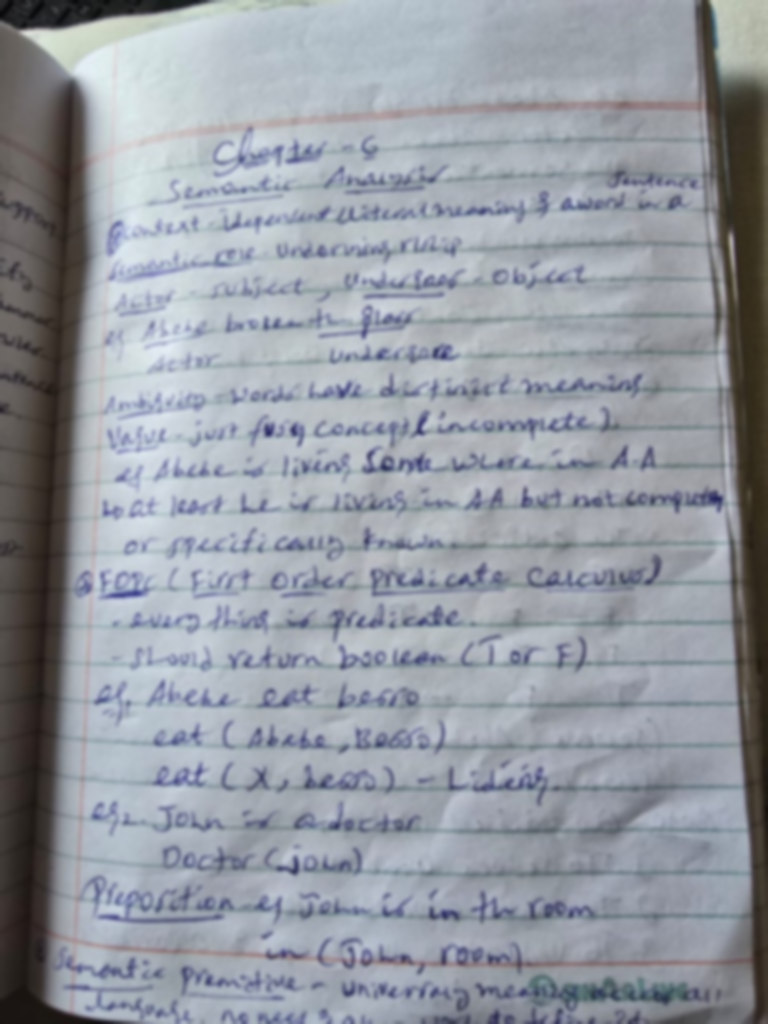
#> input picture Image Analysis/inputs/case1_document.png, 768 x 1024 px
$ python spatial_filtering_project.py   (older library calls are emulated)
#> lines starting #> are read from the running program, lines starting #| are printed output that depends on the picture
"""Spatial image filtering mini-project: runnable solutions for all eight cases.

Run ``python spatial_filtering_project.py`` to create the original-image copies,
processed images, comparison figures, and Case 8 metric table under ``outputs``.
Optional replacement images can be placed in ``inputs`` using the filenames
listed in README.md. Public sample images from scikit-image are used otherwise.
"""

from __future__ import annotations

import argparse
import csv
from pathlib import Path

import cv2
import matplotlib.pyplot as plt
import numpy as np
from skimage import data


ROOT = Path(__file__).resolve().parent
OUTPUT = ROOT / "outputs"
ORIGINALS = OUTPUT / "originals"
RESULTS = OUTPUT / "results"
FIGURES = OUTPUT / "figures"
RNG = np.random.default_rng(2026)

FILTER_NAMES = ("Mean", "Gaussian", "Median", "Bilateral")


def as_uint8(image: np.ndarray) -> np.ndarray:
    """Convert sample data or loaded images to uint8 without changing uint8 data."""
    if image.dtype == np.uint8:
        return image
    image = np.asarray(image)
    if np.issubdtype(image.dtype, np.floating):
        if image.size and float(np.nanmax(image)) <= 1.0:
            image = image * 255.0
        image = np.nan_to_num(image, nan=0.0, posinf=255.0, neginf=0.0)
    return np.clip(image, 0, 255).astype(np.uint8)


def load_image(key: str, sample_factory, input_dir: Path) -> np.ndarray:
    """Load an optional user image or use a public scikit-image sample."""
    for extension in (".png", ".jpg", ".jpeg", ".tif", ".tiff", ".bmp"):
        candidate = input_dir / f"{key}{extension}"
        if candidate.is_file():
            image = cv2.imread(str(candidate), cv2.IMREAD_COLOR)
            if image is None:
                raise ValueError(f"Could not read input image: {candidate}")
            return cv2.cvtColor(image, cv2.COLOR_BGR2RGB)
    return as_uint8(sample_factory())


def save_image(path: Path, image: np.ndarray) -> None:
    path.parent.mkdir(parents=True, exist_ok=True)
    image = as_uint8(image)
    if image.ndim == 3:
        image = cv2.cvtColor(image, cv2.COLOR_RGB2BGR)
    if not cv2.imwrite(str(path), image):
        raise OSError(f"Could not save image: {path}")


def gray(image: np.ndarray) -> np.ndarray:
    if image.ndim == 2:
        return image
    return cv2.cvtColor(image, cv2.COLOR_RGB2GRAY)


def plot_grid(title: str, panels: list[tuple[str, np.ndarray]], path: Path,
              columns: int = 3, cmap: str | None = None) -> None:
    rows = (len(panels) + columns - 1) // columns
    fig, axes = plt.subplots(rows, columns, figsize=(5 * columns, 4 * rows),
                             squeeze=False)
    for ax, (label, image) in zip(axes.flat, panels):
        ax.imshow(image, cmap=cmap if image.ndim == 2 else None,
                  vmin=0 if image.ndim == 2 else None,
                  vmax=255 if image.ndim == 2 else None)
        ax.set_title(label)
        ax.axis("off")
    for ax in axes.flat[len(panels):]:
        ax.axis("off")
    fig.suptitle(title, fontsize=15)
    fig.tight_layout()
    path.parent.mkdir(parents=True, exist_ok=True)
    fig.savefig(path, dpi=160, bbox_inches="tight")
    plt.close(fig)


def add_gaussian_noise(image: np.ndarray, sigma: float) -> np.ndarray:
    noisy = image.astype(np.float32) + RNG.normal(0.0, sigma, image.shape)
    return np.clip(noisy, 0, 255).astype(np.uint8)


def add_salt_pepper_noise(image: np.ndarray, amount: float) -> np.ndarray:
    noisy = image.copy()
    mask = RNG.random(image.shape[:2])
    noisy[mask < amount / 2] = 0
    noisy[(mask >= amount / 2) & (mask < amount)] = 255
    return noisy


def laplacian_sharpen(image: np.ndarray) -> np.ndarray:
    lap = cv2.Laplacian(image, cv2.CV_32F, ksize=3)
    return np.clip(image.astype(np.float32) - 0.7 * lap, 0, 255).astype(np.uint8)


def unsharp_mask(image: np.ndarray, amount: float = 1.5) -> np.ndarray:
    blurred = cv2.GaussianBlur(image, (0, 0), sigmaX=1.2)
    return cv2.addWeighted(image, 1.0 + amount, blurred, -amount, 0)


def sobel_edges(image: np.ndarray) -> np.ndarray:
    dx = cv2.Sobel(image, cv2.CV_32F, 1, 0, ksize=3)
    dy = cv2.Sobel(image, cv2.CV_32F, 0, 1, ksize=3)
    return cv2.convertScaleAbs(cv2.magnitude(dx, dy))


def prewitt_edges(image: np.ndarray) -> np.ndarray:
    kernel_x = np.array([[-1, 0, 1], [-1, 0, 1], [-1, 0, 1]], np.float32)
    kernel_y = np.array([[1, 1, 1], [0, 0, 0], [-1, -1, -1]], np.float32)
    dx = cv2.filter2D(image, cv2.CV_32F, kernel_x)
    dy = cv2.filter2D(image, cv2.CV_32F, kernel_y)
    return cv2.convertScaleAbs(cv2.magnitude(dx, dy))


# [13 lines left out: functions spatial_filters, mse_psnr, not called in this run]


def run_case_1(input_dir: Path) -> None:
    image = load_image("case1_document", data.page, input_dir)
    grayscale = gray(image)
    laplacian = laplacian_sharpen(grayscale)
    unsharp = unsharp_mask(grayscale)
    save_image(ORIGINALS / "case1_document.png", image)
    save_image(ORIGINALS / "case1_document_grayscale.png", grayscale)
    save_image(RESULTS / "case1_laplacian.png", laplacian)
    save_image(RESULTS / "case1_unsharp.png", unsharp)
    plot_grid("Case 1: Document sharpening",
              [("Original", image), ("Original grayscale", grayscale),
               ("Laplacian sharpened", laplacian),
               ("Unsharp mask", unsharp)],
              FIGURES / "case1_sharpening.png", columns=2, cmap="gray")


def run_case_2(input_dir: Path) -> None:
    image = gray(load_image("case2_medical", data.cell, input_dir))
    noisy = add_salt_pepper_noise(image, 0.06)
    mean = cv2.blur(noisy, (5, 5))
    gaussian = cv2.GaussianBlur(noisy, (5, 5), 1.2)
    median = cv2.medianBlur(noisy, 5)
    save_image(ORIGINALS / "case2_medical_clean.png", image)
    save_image(RESULTS / "case2_salt_pepper_noisy.png", noisy)
    for name, result in (("mean", mean), ("gaussian", gaussian), ("median", median)):
        save_image(RESULTS / f"case2_{name}.png", result)
    plot_grid("Case 2: Salt-and-pepper noise removal",
              [("Clean microscopy sample", image), ("Noisy input", noisy),
               ("Mean 5x5", mean), ("Gaussian 5x5", gaussian),
               ("Median 5x5", median)],
              FIGURES / "case2_denoising.png", columns=5, cmap="gray")


def run_case_3(input_dir: Path) -> None:
    image = load_image("case3_road", lambda: data.stereo_motorcycle()[0], input_dir)
    gray_image = gray(image)
    smoothed = cv2.GaussianBlur(gray_image, (5, 5), 1.0)
    sobel = sobel_edges(smoothed)
    prewitt = prewitt_edges(smoothed)
    save_image(ORIGINALS / "case3_road.png", image)
    save_image(RESULTS / "case3_sobel.png", sobel)
    save_image(RESULTS / "case3_prewitt.png", prewitt)
    plot_grid("Case 3: Sobel and Prewitt edge detection",
              [("Input image", image), ("Smoothed grayscale", smoothed),
               ("Sobel magnitude", sobel), ("Prewitt magnitude", prewitt)],
              FIGURES / "case3_road_edges.png", columns=2, cmap="gray")


def run_case_4(input_dir: Path) -> None:
    image = load_image("case4_cctv", data.rocket, input_dir)
    noisy = add_gaussian_noise(image, 20.0)
    gaussian = cv2.GaussianBlur(noisy, (5, 5), 1.2)
    bilateral = cv2.bilateralFilter(noisy, 9, 60, 60)
    save_image(ORIGINALS / "case4_outdoor.png", image)
    save_image(RESULTS / "case4_gaussian_noisy_input.png", noisy)
    save_image(RESULTS / "case4_gaussian_filtered.png", gaussian)
    save_image(RESULTS / "case4_bilateral_filtered.png", bilateral)
    plot_grid("Case 4: Filtering a noisy outdoor image",
              [("Original", image), ("Gaussian-noisy input", noisy),
               ("Gaussian filter 5x5", gaussian), ("Bilateral filter", bilateral)],
              FIGURES / "case4_outdoor_denoising.png", columns=2)


def run_case_5(input_dir: Path) -> None:
    # lily() is a public flower-and-foliage photograph; grass() is a fallback
    # for older scikit-image releases. Supply case5_leaf.* for a leaf close-up.
    sample_factory = getattr(data, "lily", data.grass)
    image = load_image("case5_leaf", sample_factory, input_dir)
    gray_image = gray(image)
    smoothed = cv2.GaussianBlur(gray_image, (5, 5), 1.0)
    sobel = sobel_edges(smoothed)
    laplacian = cv2.convertScaleAbs(cv2.Laplacian(smoothed, cv2.CV_32F, ksize=3))
    save_image(ORIGINALS / "case5_leaf_or_foliage.png", image)
    save_image(RESULTS / "case5_sobel.png", sobel)
    save_image(RESULTS / "case5_laplacian.png", laplacian)
    plot_grid("Case 5: Sobel and Laplacian leaf edges",
              [("Input photograph", image), ("Smoothed grayscale", smoothed),
               ("Sobel magnitude", sobel), ("Laplacian response", laplacian)],
              FIGURES / "case5_leaf_edges.png", columns=2, cmap="gray")


# [84 lines left out: functions run_case_6, run_case_7, run_case_8, not called in this run]


def main() -> None:
    parser = argparse.ArgumentParser(description=__doc__)
    parser.add_argument("--input-dir", type=Path, default=ROOT / "inputs",
                        help="Directory for optional replacement images.")
    args = parser.parse_args()
    for directory in (ORIGINALS, RESULTS, FIGURES):
        directory.mkdir(parents=True, exist_ok=True)

    for case in (run_case_1, run_case_2, run_case_3, run_case_4,
                 run_case_5, run_case_6, run_case_7, run_case_8):
        case(args.input_dir)
        print(f"Completed {case.__name__.replace('run_case_', 'Case ')}")
#> this loop made 5 passes
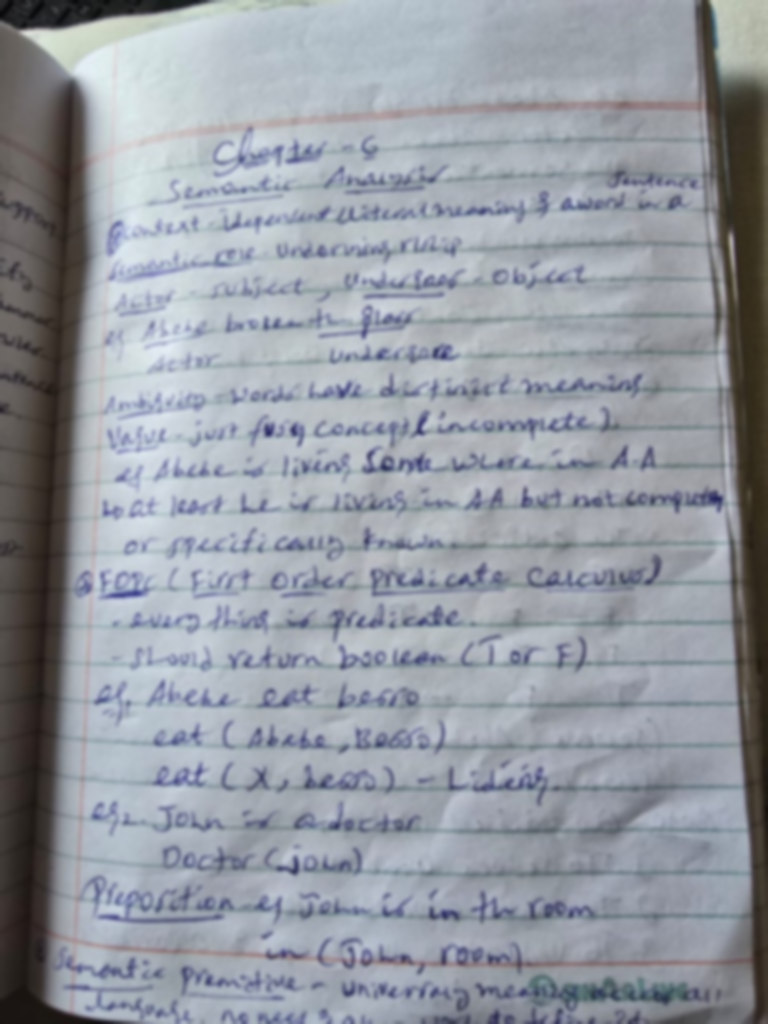
#> input picture Image Analysis/inputs/case1_document.png, 768 x 1024 px
#> pass 1, in run_case_1, `grayscale = gray(image)`:
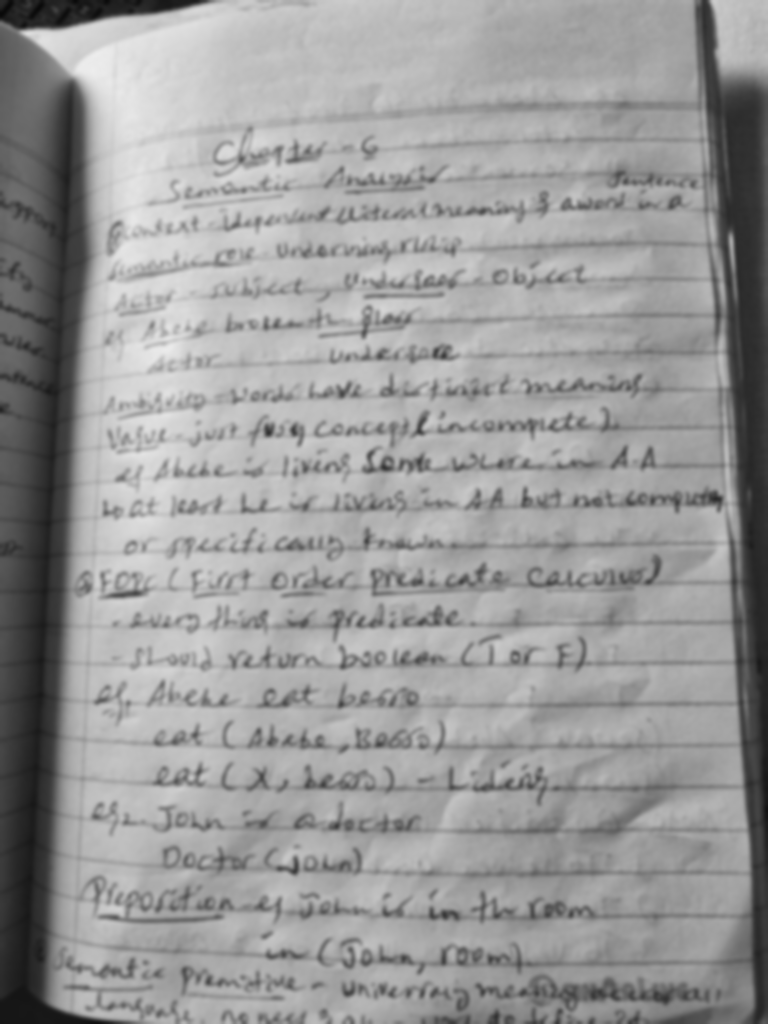
#> grayscale: shape (1024, 768); min 9, max 237, mean 153.2
#> pass 1, in laplacian_sharpen, `lap = cv2.Laplacian(image, cv2.CV_32F, ksize=3)`:
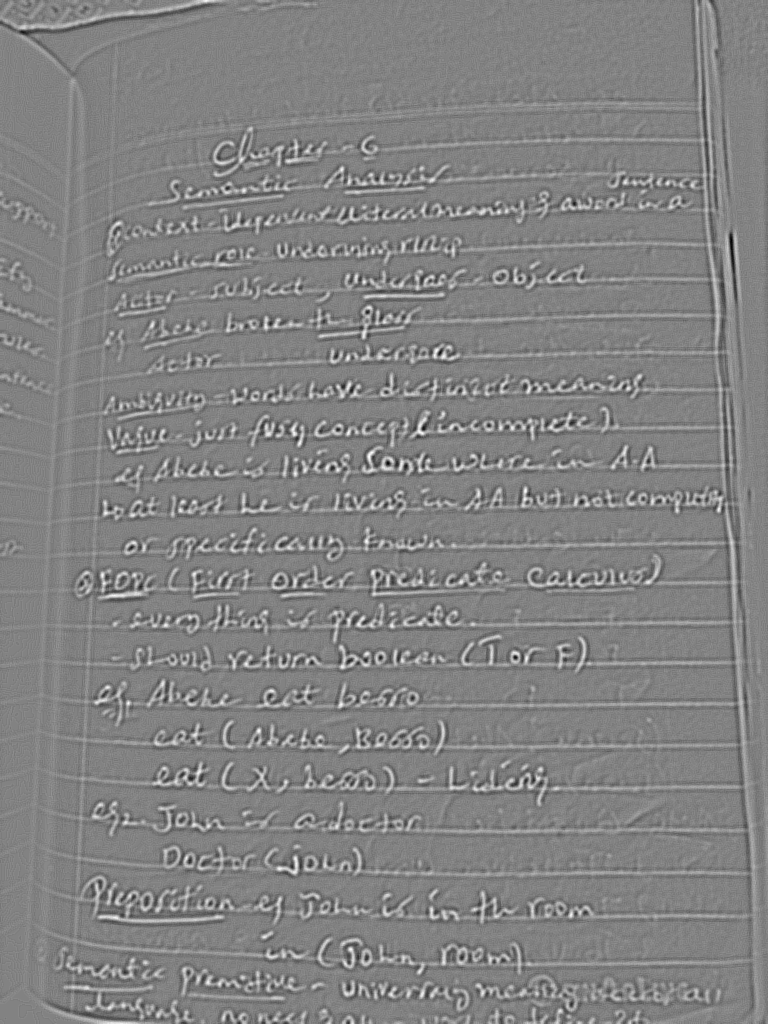
#> lap: shape (1024, 768) float32; min -88, max 84, mean 0; drawn with min black and max white
#> pass 1, in plot_grid, `fig.savefig(path, dpi=160, bbox_inches="tight")`:
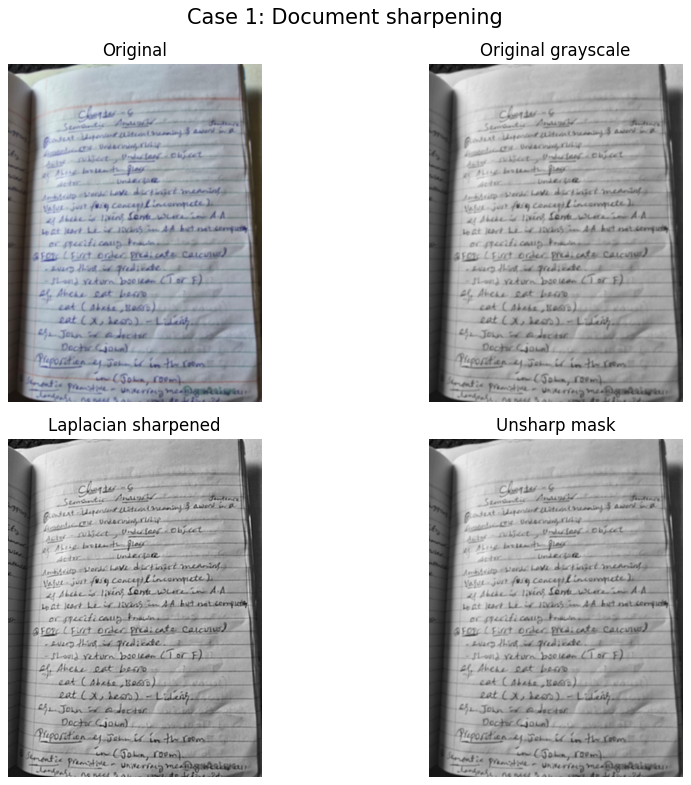
#> figure drawn by matplotlib, 4 panels
#> pass 2, in plot_grid (call 2), `fig.savefig(path, dpi=160, bbox_inches="tight")`:
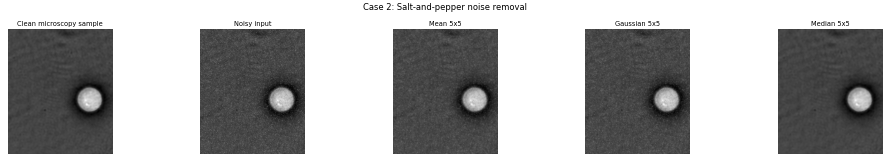
#> figure drawn by matplotlib, 5 panels
    print(f"Outputs saved under: {OUTPUT}")


if __name__ == "__main__":
#> (the run stopped early here; a loop or call above may not have finished)

$ run again, with Image Analysis/inputs/case5_leaf.jpg saved as Image Analysis/inputs/case1_document.png
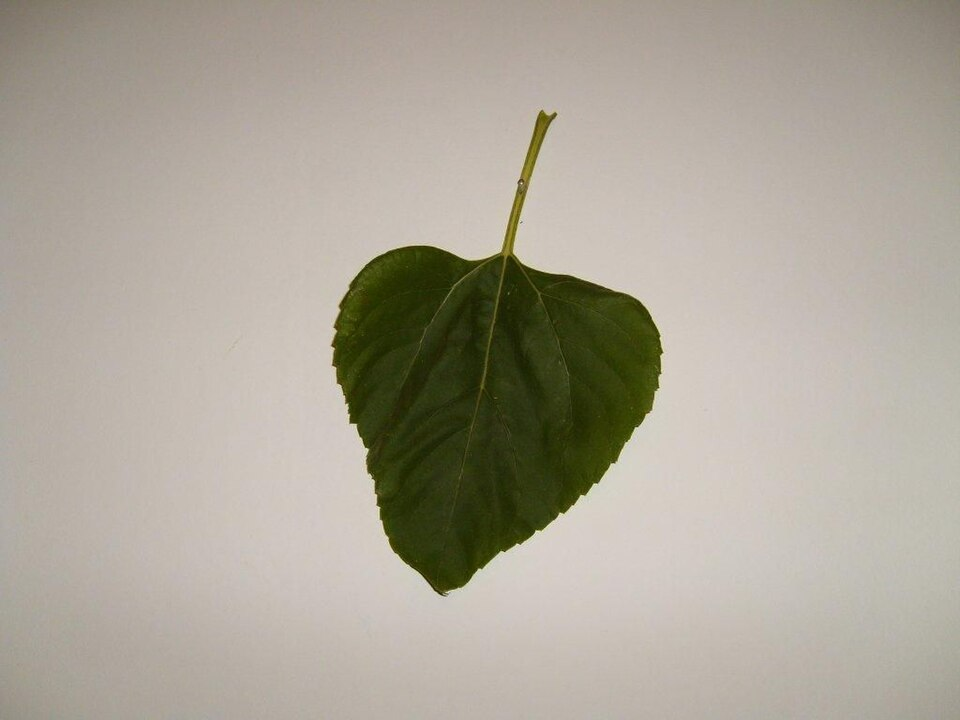
#> input picture Image Analysis/inputs/case5_leaf.jpg, 960 x 720 px
#> the loop in main, `for case in (run_case_1, run_case_2, run_case_3, run_case_4, run_case_..` made 5 passes
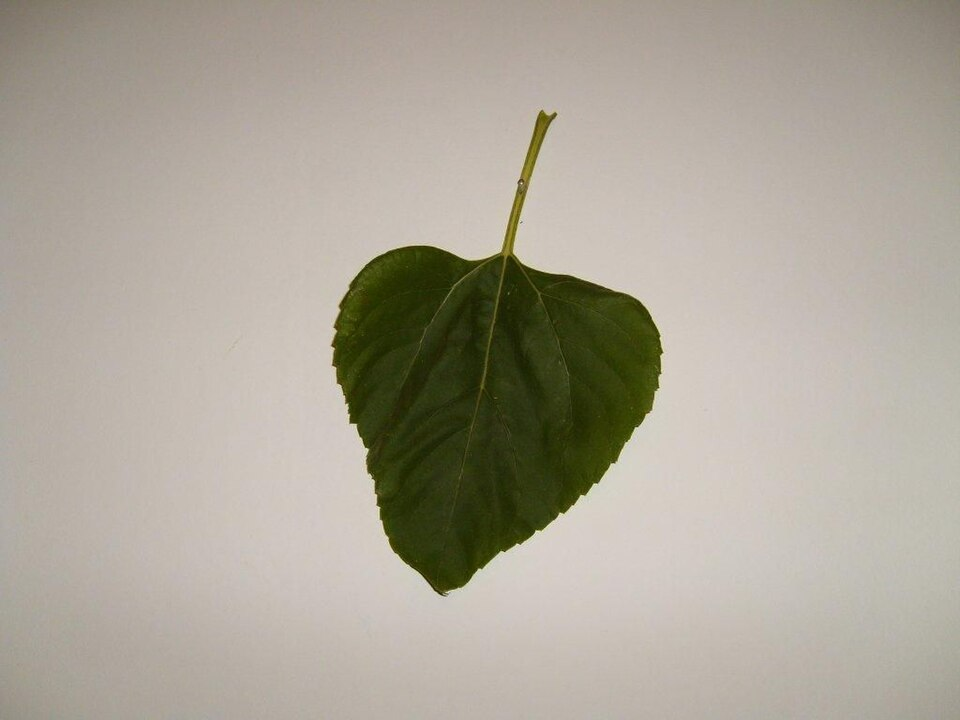
#> input picture Image Analysis/inputs/case1_document.png, 960 x 720 px
#> pass 1, in laplacian_sharpen, `lap = cv2.Laplacian(image, cv2.CV_32F, ksize=3)`:
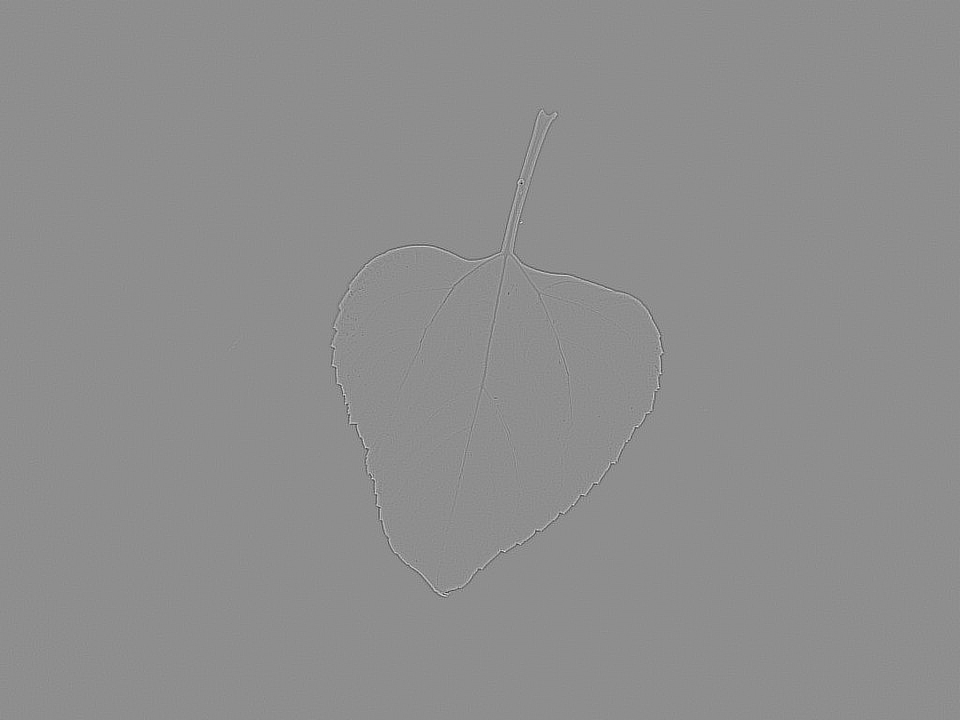
#> lap: shape (720, 960) float32; min -958, max 758, mean 0; drawn with min black and max white
#> pass 1, in plot_grid, `fig.savefig(path, dpi=160, bbox_inches="tight")`:
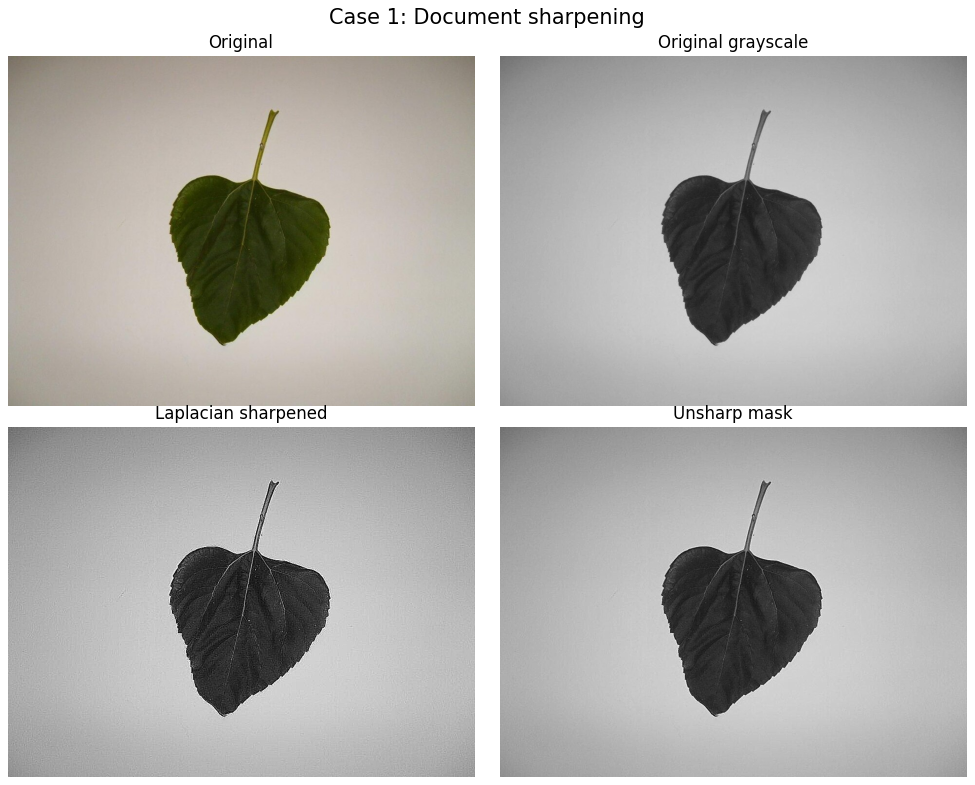
#> figure drawn by matplotlib, 4 panels
